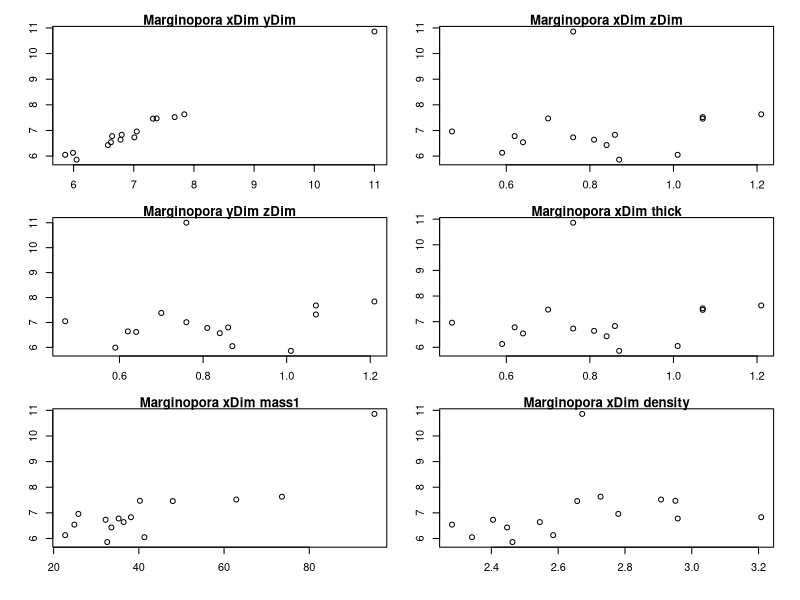
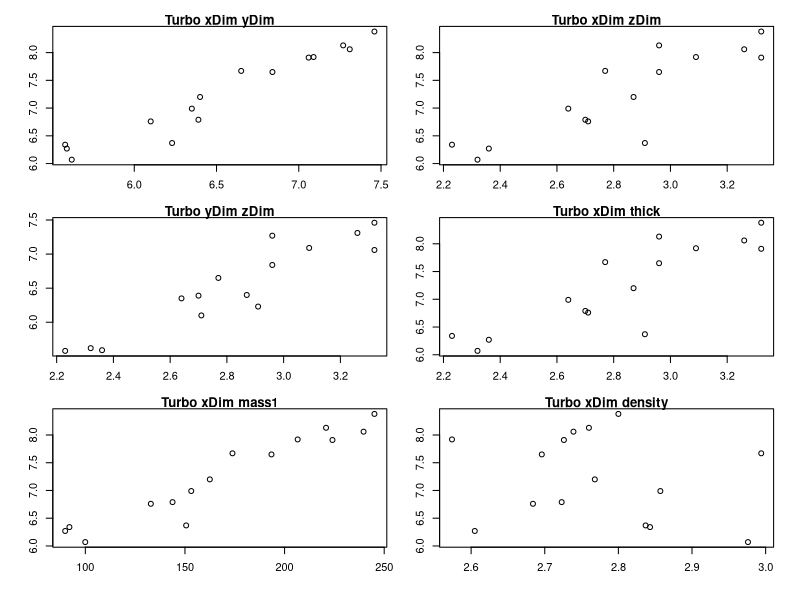
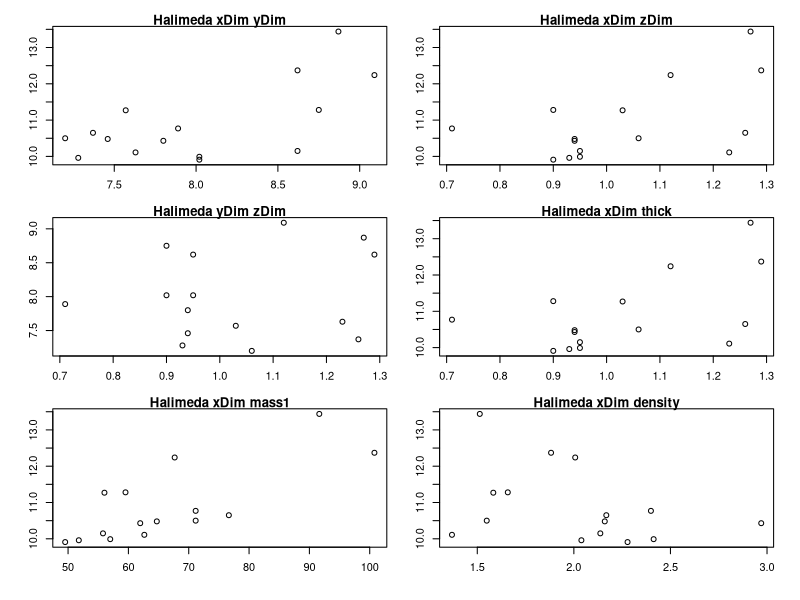
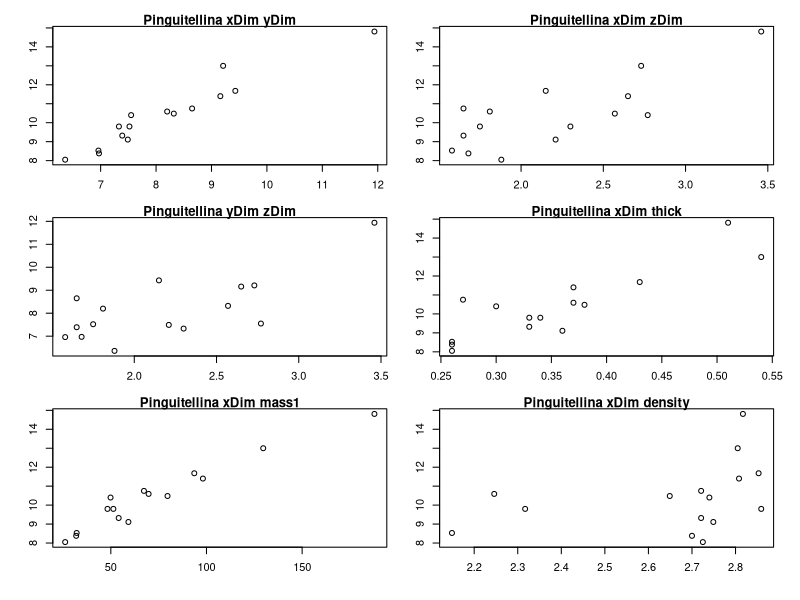
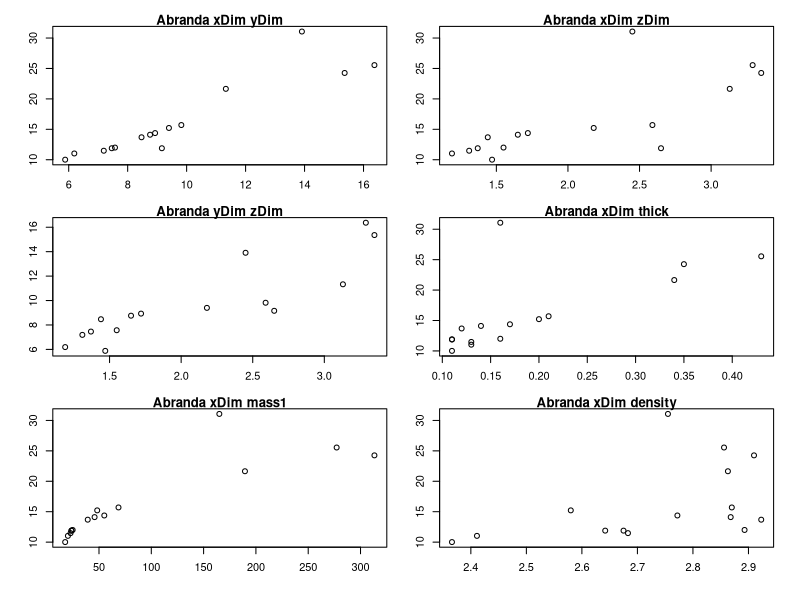
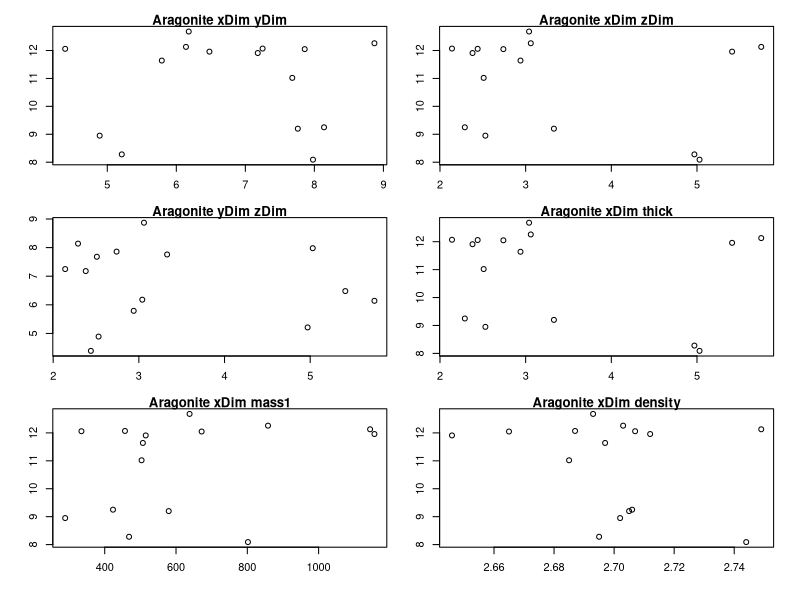
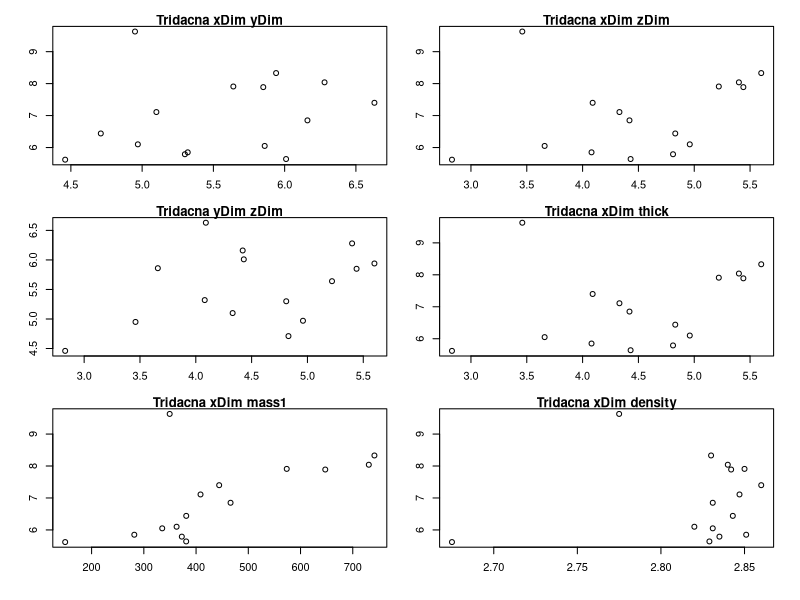
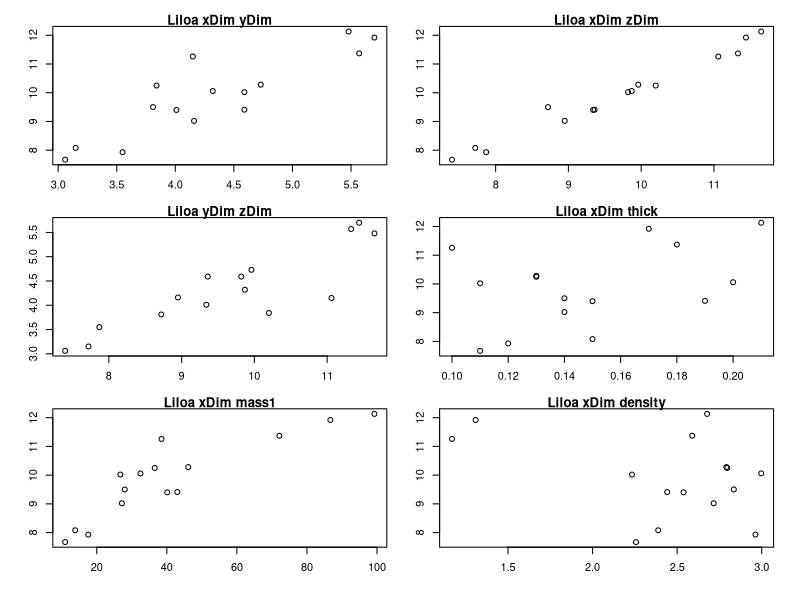

Generate these figures, in order, with R: (Note: this script raises an error after producing the figures.)
#0.open script, set names and parameters
#trial update for git
dShell <- read.csv('./shells_Expt1.csv', skip=22)

dateFormat <- '%m/%d/%y %H:%M'
EXPID <- unique(dShell$exptID)

#General calculations of mass lost and time
dShell$cMass <- -1 * (dShell$mass2 - dShell$mass1)
dShell$pMass <- (dShell$mass1 - dShell$mass2) / dShell$mass1
dShell$cTime1 <- strptime(dShell$dateM1, format=dateFormat)
dShell$cTime2 <- strptime(dShell$dateM2, format=dateFormat)
dShell$cDuration <- dShell$cTime2 - dShell$cTime1

#General calculation of shell surface area for each taxa based on generalized shape
dShell$cSize <- (dShell$xDim * dShell$yDim * dShell$zDim) ^ (1/3)

dShell$shape <- 'cylinder'
dShell[(dShell$taxon == 'Aragonite'),'shape'] <- 'cube'
dShell[(dShell$taxon == 'Tridacna'),'shape'] <- 'cube'

#turbo is dome + circle aka hemisphere
dShell[(dShell$taxon == 'Turbo'), 'shape'] <- 'hemisphere'

#pingui,abra, and scaph technically two domes
dShell[(dShell$taxon == 'Pinguitellina'), 'shape'] <- '2dome'
dShell[(dShell$taxon == 'Abranda'), 'shape'] <- '2dome'
dShell[(dShell$taxon == 'Scaphopod'), 'shape'] <- '2dome'

#halimeda different shape entirely... diamond/rhombus
dShell[(dShell$taxon =='Halimeda'), 'shape'] <- 'rhombus'

#finally, nat and eth are spherical
dShell[(dShell$taxon == 'Natica'), 'shape'] <-'sphere'
dShell[(dShell$taxon == 'Ethalia'), 'shape'] <-'sphere'

#basic rectangular cube surface area. does not work for halimeda based off how measurements were taken.
#is 2xy + 2yz + 2xz
dShell$cSA1 <- 2*(dShell$xDim * dShell$yDim) + 2*(dShell$yDim * dShell$zDim) + 2*(dShell$xDim * dShell$zDim)

#next lines for surface area of cylindrical specimens
#equal to 2piR^2 + 2*h*pi*r
subCyl <- which(dShell$shape == 'cylinder')
dShell[subCyl,'cSA1'] <- 2 * (pi* dShell[subCyl,'xDim']/2 * dShell[subCyl,'yDim']/2) + dShell[subCyl,'zDim']*pi*(dShell[subCyl,'yDim'] + dShell[subCyl,'xDim'])/2

#next turbo, a hemisphere
#is pi*r^2 + 2*pi*r*h + 
subHemi <- which(dShell$shape == 'hemisphere')
dShell[subHemi,'cSA1'] <-  pi * (dShell[subHemi,'xDim']/2 * dShell[subHemi,'yDim']/2) + 2 * pi * (dShell[subHemi,'xDim']/2 + dShell[subHemi,'yDim']/2)/2 * dShell[subHemi,'zDim'] 

#next lines for surface area of domed specimens
# is 2 * (2*pi*r*h)
subDome <- which(dShell$shape == '2dome')
dShell[subDome,'cSA1'] <- 2 * pi * ((dShell[subDome,'xDim'] + dShell[subDome,'yDim'])/2) * dShell[subDome,'zDim']

#then, rough surface area for rhomboid Halimeda
#surface area is 2(xy/2) + 4(zc) where c = ((x/2)^2) + (y/2)^2)^1/2 
subRhom <- which(dShell$shape == 'rhombus')
dShell[subRhom,'cDim'] <- sqrt((dShell[subRhom,'xDim']/2)^2 + (dShell[subRhom,'yDim']/2)^2)
dShell[subRhom,'cSA1'] <- 2 * ((dShell[subRhom,'xDim']*dShell[subRhom,'yDim'])/2) + 4 * dShell[subRhom,'zDim'] * dShell[subRhom,'cDim']
  
#finally, nat and eth spherical calc
#is 4 * pi * [(x/2 + y/2 + z/2)/3]^2
subSphere <- which(dShell$shape == 'sphere')
dShell[subSphere,'cSA1'] <- 4 * pi * ((dShell[subSphere,'xDim']/2+dShell[subSphere,'yDim']/2 + dShell[subSphere,'yDim']/2)/3)^2

#1.1 just having a look at the measurements to check for errors 

pData <- dShell
TAXA <- unique(pData$taxon)

pdf('./measureCheck.pdf', width=6, height=8, page='A4')

par(mfrow=c(3,2), oma=c(1,1,1,1), mar=c(3,3,1,1))

for (t in TAXA) {

	plot(xDim ~ yDim, data=pData[(pData$taxon == t),], main=paste(t,'xDim','yDim'))
	plot(xDim ~ zDim, data=pData[(pData$taxon == t),], main=paste(t,'xDim','zDim'))
	plot(yDim ~ zDim, data=pData[(pData$taxon == t),], main=paste(t,'yDim','zDim'))
	plot(xDim ~ thick, data=pData[(pData$taxon == t),], main=paste(t,'xDim','thick'))
	plot(xDim ~ mass1, data=pData[(pData$taxon == t),], main=paste(t,'xDim','mass1'))
	plot(xDim ~ density, data=pData[(pData$taxon == t),], main=paste(t,'xDim','density'))


}

dev.off()

summary(pData)


a <- lm(pMass ~ cSA1  + mass1 + taxon, data=pData)
a <- lm(pMass ~ cSA1  + mass1 + density, data=pData)
summary(a)

a$residuals



#1.2 Total mass lost by taxon separate from variables

pdf('./deltaMass.pdf', width=8, height=6, page='A4')

#edit exptID to be related to this new set of experiments
#for (e in EXPID) {
  
  par(mfrow=c(1,1), oma=c(1,1,1,1), mar=c(8,4,1,0))
  
#  pData <- dShell[(dShell$exptID == e),]
  #to get anything to work this pData needs to go first!!! added below.
  pData <- dShell
  pData$taxon <- as.factor(pData$taxon)
  taxa <- sort(unique(pData$taxon))
  tFont <- rep(3,length(taxa))
  tFont[which(taxa == 'Aragonite')] <- 1
  #what does following line do? likely have to change integers
  taxaAbrev <- substring(taxa,0,5)
  
  #could skip - just mass lost in mg
  plot(cMass ~ taxon, data=pData[!is.na(pData$cMass),], ylim=c(0,max(pData$cMass, na.rm=TRUE)), ann=FALSE, axes=FALSE)
  points(cMass ~ taxon, data=pData[!is.na(pData$cMass),])
  mtext('Mass lost (mg)', side=2, line=3)
  axis(2, las=1)
  axis(1, at=1:length(taxa), labels=taxa, font=3, cex=0.5, las=2)
  #what is the mtext function for
 # mtext(e)


 #1.3 density by taxon
  
  plot(density ~ taxon, data=pData[!is.na(pData$density),], ann=FALSE, axes=FALSE)
  points(density ~ taxon, data=pData[!is.na(pData$density),])
  mtext('Density', side=2, line=3)
  axis(2, las=1)
  axis(1, at=1:length(taxa), labels=taxa, font=tFont, cex=0.5, las=2)

  
 #1.4 mass lost in percentage
  plot(pMass ~ taxon, data=pData[!is.na(pData$pMass),], ann=FALSE, axes=FALSE)
  points(pMass ~ taxon, data=pData[!is.na(pData$pMass),])
  mtext('Mass lost (%)', side=2, line=3)
  axis(2, las=1)
  axis(1, at=1:length(taxa), labels=taxa, font=tFont, cex=0.5, las=2)
#  mtext(e)
  #not sure what next line is for....
  pData[(pData$pMass>0.3),]
  

#2. Mass lost plotted against surface area
  #2.1 why using cMass (mg) rather than pMass (percentage)????
  if (length(which(!is.na(pData$cSA1))) > 0) {
    plot(cMass/cSA1 ~ taxon, data=pData, ann=FALSE, axes=FALSE, ylab='')
    points(cMass/cSA1 ~ taxon, data=pData)
    mtext('Mass lost / SA', side=2, line=3)
    axis(2, las=1)
    axis(1, at=1:length(taxa), labels=taxa, font=tFont, cex=0.5, las=2)
 #   mtext(e)
  } else {
    plot(1:1, type='n', ann=FALSE, axes=FALSE)
    mtext('no data', side=1, line=-2)
}

#3. Mass lost plotted against density
  #3.1 Mass/density by taxon
  #this again uses cMass, which is total mass lost, rather than pMass, which is percentage. Change?
if (length(which(!is.na(pData$density))) > 0) {
  plot(cMass/density ~ taxon, data=pData, ann=FALSE, axes=FALSE, ylab='')
  points(cMass/density ~ taxon, data=pData)
  mtext('Mass lost / density', side=2, line=3)
  axis(2, las=1)
  axis(1, at=1:length(taxa), labels=taxa, font=tFont, cex=0.5, las=2)
#  mtext(e)
  #following line only needed if you have no data for one part of expt, which you won't
} else {
  plot(1:1, type='n', ann=FALSE, axes=FALSE)
  mtext('no data', side=1, line=-2)
}

dev.off()

#4 Plot these all again - compared to the calculated dimensions and surface area using slightly different calc (flat calc) 

#4.1 Comparison of X and y dimensions by hand vs in imageJ 
pData <- dShell
TAXA <- unique(pData$taxon)

pdf('./measureCheck(measureVScalc).pdf', width=6, height=8, page='A4')
par(mfrow=c(3,2), oma=c(1,1,1,1), mar=c(3,3,1,1))

for (t in TAXA) {
plot(xDim ~ calcX, data=pData[(pData$taxon == t),], main=paste(t,'xDim','calcX'))
plot(yDim ~ calcY, data=pData[(pData$taxon == t),], main=paste(t,'yDim','calcY')) }

dev.off()

#4.2 
#general calculation of surface area for each taxa based on flat shape
#do you need to edit next line? 



calcSA <- (pData$calcSA1 + pData$calcSA2) * (1/2) * 2

pData$taxon <- as.factor(pData$taxon)
taxa <- sort(unique(pData$taxon))
tFont <- rep(3,length(taxa))
tFont[which(taxa == 'Aragonite')] <- 1
taxaAbrev <- substring(taxa,0,5)
#this flat surface calculation works well for margi, hali, pingui, and abra.
#it should work okay for turbo, arag, tri, and scaph.
#will most likely be worst with liloa, ethalia, and nat.
#but how do we test all of this???

#4.3 first, compare the two calculations of surface area for similarity
pdf('./surfaceAreaCalculation.pdf', width=8, height=6, page='A4')
par(mfrow=c(1,1), oma=c(1,1,1,1), mar=c(8,4,1,0))

#can get this to run but it replicates a million times?

plot(cSA1/calcSA ~ taxon, data=pData, ann=FALSE, axes=FALSE, ylab='', xlim=c(0,10))
points(cSA1/calcSA ~ taxon, data=pData)
abline(a=1, b=0)
mtext('Caliper SA / Calculated SA', side=2, line=3)
axis(2, las=1)
axis(1, at=1:length(taxa), labels=taxa, font=tFont, cex=0.5, las=2)


#4.4 second, plot the mass vs calc by taxon

plot(cMass/calcSA ~ taxon, data=pData, ann=FALSE, axes=FALSE, ylab='')
points(cMass/calcSA ~ taxon, data=pData)
mtext('Mass lost / Calculated SA', side=2, line=3)
axis(2, las=1)
axis(1, at=1:length(taxa), labels=taxa, font=tFont, cex=0.5, las=2)

dev.off()

#4.5 then, figuring out which one is better (this or 2.1)! Compare.



#5 Comparison of three replicates for consistency across experiment
  #start by subsetting the three replicates
pData <- dShell
TAXA <- unique(pData$taxon)

pData$taxon <- as.factor(pData$taxon)
taxa <- sort(unique(pData$taxon))
tFont <- rep(3,length(taxa))
tFont[which(taxa == 'Aragonite')] <- 1
taxaAbrev <- substring(taxa,0,5)

#this has to come AFTER THE ABOVE
rep1.1 <- subset(pData,exptID =='T1.1')
rep1.2 <- subset(pData,exptID =='T1.2')
rep1.3 <- subset(pData,exptID =='T1.3')

#5.1 Comparison of X, Y, Z, + thickness by taxon per replicate

pdf('./measureCheckReplicates.pdf', width=6, height=8, page='A4')

par(mfrow=c(3,2), oma=c(1,1,1,1), mar=c(3,3,1,1))

#how do I plot these but have points from different reps in different shapes?  
  for (t in TAXA) {
    
    plot(xDim ~ yDim, data=rep1.1[(rep1.1$taxon == t),], pch=15, main=paste(t,'xDim','yDim'))
    points(xDim ~ yDim, data=rep1.2[(rep1.2$taxon == t),], pch=16)
    points(xDim ~ yDim, data=rep1.3[(rep1.3$taxon == t),], pch=17)
    
    plot(xDim ~ zDim, data=rep1.1[(rep1.1$taxon == t),], pch=15, main=paste(t,'xDim','zDim'))
    points(xDim ~ zDim, data=rep1.2[(rep1.2$taxon == t),], pch=16)
    points(xDim ~ zDim, data=rep1.3[(rep1.3$taxon == t),], pch=17)
    
    plot(yDim ~ zDim, data=rep1.1[(rep1.1$taxon == t),], pch=15, main=paste(t,'yDim','zDim'))
    points(yDim ~ zDim, data=rep1.2[(rep1.2$taxon == t),], pch=16)
    points(yDim ~ zDim, data=rep1.3[(rep1.3$taxon == t),], pch=17)
    
    plot(xDim ~ thick, data=rep1.1[(rep1.1$taxon == t),], pch=15, main=paste(t,'xDim','thick'))
    points(xDim ~ thick, data=rep1.2[(rep1.2$taxon == t),], pch=16)
    points(xDim ~ thick, data=rep1.3[(rep1.3$taxon == t),], pch=17)
    
    plot(xDim ~ mass1, data=rep1.1[(rep1.1$taxon == t),], pch=15, main=paste(t,'xDim','mass1'))
    points(xDim ~ mass1, data=rep1.2[(rep1.2$taxon == t),], pch=16)
    points(xDim ~ mass1, data=rep1.3[(rep1.3$taxon == t),], pch=17)
    
    plot(xDim ~ density, data=rep1.1[(rep1.1$taxon == t),], pch=15, main=paste(t,'xDim','density'))
    points(xDim ~ density, data=rep1.2[(rep1.2$taxon == t),], pch=16)
    points(xDim ~ density, data=rep1.3[(rep1.3$taxon == t),], pch=17)

    }
dev.off()

#5.2 Comparison of SA (caliper) by taxon per replicate

pdf('./ReplicatesMassSA.pdf', width=8, height=6, page='A4')

par(mfrow=c(1,1), oma=c(1,1,1,1), mar=c(8,4,1,0))
#for 1.1

  plot(cMass/cSA1 ~ taxon, data=rep1.1, ann=FALSE, axes=FALSE, ylab='', main='Rep1.1')
  points(cMass/cSA1 ~ taxon, data=rep1.1)
  mtext('Mass lost / SA', side=2, line=3)
  axis(2, las=1)
  axis(1, at=1:length(taxa), labels=taxa, font=tFont, cex=0.5, las=2)

#for 1.2
  
  plot(cMass/cSA1 ~ taxon, data=rep1.2, ann=FALSE, axes=FALSE, ylab='', main='Rep1.2')
  points(cMass/cSA1 ~ taxon, data=rep1.2)
  mtext('Mass lost / SA', side=2, line=3)
  axis(2, las=1)
  axis(1, at=1:length(taxa), labels=taxa, font=tFont, cex=0.5, las=2)
  
#for 1.3
  plot(cMass/cSA1 ~ taxon, data=rep1.3, ann=FALSE, axes=FALSE, ylab='', main='Rep1.3')
  points(cMass/cSA1 ~ taxon, data=rep1.3)
  mtext('Mass lost / SA', side=2, line=3)
  axis(2, las=1)
  axis(1, at=1:length(taxa), labels=taxa, font=tFont, cex=0.5, las=2)

  dev.off()  
  
  
#5.3 Comparison of density by taxon per replicate
  pData <- dShell
  TAXA <- unique(pData$taxon)
  
  pdf('./ReplicatesDensity.pdf', width=8, height=6, page='A4')
  
  par(mfrow=c(1,1), oma=c(1,1,1,1), mar=c(8,4,1,0))

  #attempt to plot them all together but not giving me anything useful
  #SKIP THIS BIT
  plot(cMass/density ~ taxon, data=pData, ann=FALSE, axes=FALSE, ylab='')
  points(cMass/density ~ taxon, data=rep1.1, pch=15)
  points(cMass/density ~ taxon, data=rep1.2, pch=16)
  points(cMass/density ~ taxon, data=rep1.3, pch=17)
  mtext('Mass lost / density', side=2, line=3)
  axis(2, las=1)
  axis(1, at=1:length(taxa), labels=taxa, font=tFont, cex=0.5, las=2)
  
  #for 1.1
  pdf('./ReplicatesMassDensity.pdf', width=8, height=6, page='A4')
  
  par(mfrow=c(1,1), oma=c(1,1,1,1), mar=c(8,4,1,0))
  #for 1.1
  
  plot(cMass/density ~ taxon, data=rep1.1, ann=FALSE, axes=FALSE, ylab='')
  points(cMass/density ~ taxon, data=rep1.1)
  mtext('Mass lost / density', side=2, line=3)
  axis(2, las=1)
  axis(1, at=1:length(taxa), labels=taxa, font=tFont, cex=0.5, las=2)
  
  #for 1.2
  
  plot(cMass/density ~ taxon, data=rep1.2, ann=FALSE, axes=FALSE, ylab='')
  points(cMass/density ~ taxon, data=rep1.2)
  mtext('Mass lost / density', side=2, line=3)
  axis(2, las=1)
  axis(1, at=1:length(taxa), labels=taxa, font=tFont, cex=0.5, las=2)
  
  #for 1.3
  plot(cMass/density ~ taxon, data=rep1.3, ann=FALSE, axes=FALSE, ylab='')
  points(cMass/density ~ taxon, data=rep1.3)
  mtext('Mass lost / density', side=2, line=3)
  axis(2, las=1)
  axis(1, at=1:length(taxa), labels=taxa, font=tFont, cex=0.5, las=2)
  
  dev.off()  
  
#5.4 Comparison of % mass lost (by taxon?) per replicate
  pdf('./ReplicatesPMassLost.pdf', width=8, height=6, page='A4')
  
  par(mfrow=c(1,1), oma=c(1,1,1,1), mar=c(8,4,1,0))
  #for 1.1
  
  plot(pMass ~ taxon, data=rep1.1, ann=FALSE, axes=FALSE, ylab='', ylim=c(0,1))
  points(pMass ~ taxon, data=rep1.1)
  mtext('Mass lost (%)', side=2, line=3)
  axis(2, las=1)
  axis(1, at=1:length(taxa), labels=taxa, font=tFont, cex=0.5, las=2)
  
  #for 1.2
  
  plot(pMass ~ taxon, data=rep1.2, ann=FALSE, axes=FALSE, ylab='', ylim=c(0,1))
  points(pMass ~ taxon, data=rep1.2)
  mtext('Mass lost (%)', side=2, line=3)
  axis(2, las=1)
  axis(1, at=1:length(taxa), labels=taxa, font=tFont, cex=0.5, las=2)
  
  #for 1.3
  plot(pMass ~ taxon, data=rep1.3, ann=FALSE, axes=FALSE, ylab='', ylim=c(0,1))
  points(pMass ~ taxon, data=rep1.3)
  mtext('Mass lost (%)', side=2, line=3)
  axis(2, las=1)
  axis(1, at=1:length(taxa), labels=taxa, font=tFont, cex=0.5, las=2)
  
  dev.off()  
  
#now altogether???
  
  
#5.5 Compare pH increase over time by replicate (using Hanna logs)
  
pH1.1 <- read.csv('./Expt 1.1 Log 1.csv')
pH1.2 <- read.csv('./Expt 1.2 Log 1.csv')
pH1.3 <- read.csv('./Expt 1.3 Log 1.csv')

#how to combine date and time from two columns into one that makes up time?
dateFormat <- '%m/%d/%y'
timeFormat <- '%H:%M:%S'

#hours since start?
#change to r date (stringtime) and subtract minimum value

#after combining date/time, need to plot date/time ~ pH. shouldn't need ylim if done correctly
plot(Date ~ pH, ylim=c(0,2:32:22), data=pH1.1, type = "o", xlab = "Time", ylab = "pH", main = "Replicate 1.1 pH Over Time")

#repeat for 1.2 and 1.3


#6. Taxon half-life comparison to dissolution rate (only for appropriate taxa)
#work on this later
#subset with Eth, Nat, Turbo, and Pingui